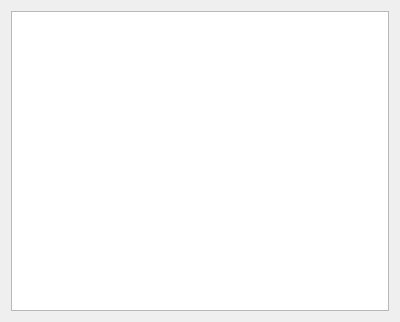
<?xml version="1.0" encoding="UTF-8"?>
<ui version="4.0">
 <class>SimpleTextEditor</class>
 <widget class="QWidget" name="SimpleTextEditor">
  <property name="geometry">
   <rect>
    <x>0</x>
    <y>0</y>
    <width>400</width>
    <height>300</height>
   </rect>
  </property>
  <property name="windowTitle">
   <string>Dialog</string>
  </property>
  <layout class="QVBoxLayout" name="verticalLayout">
   <item>
    <widget class="QPlainTextEdit" name="plainTextEdit">
     <property name="minimumSize">
      <size>
       <width>0</width>
       <height>300</height>
      </size>
     </property>
    </widget>
   </item>
  </layout>
 </widget>
 <resources/>
 <connections/>
</ui>
